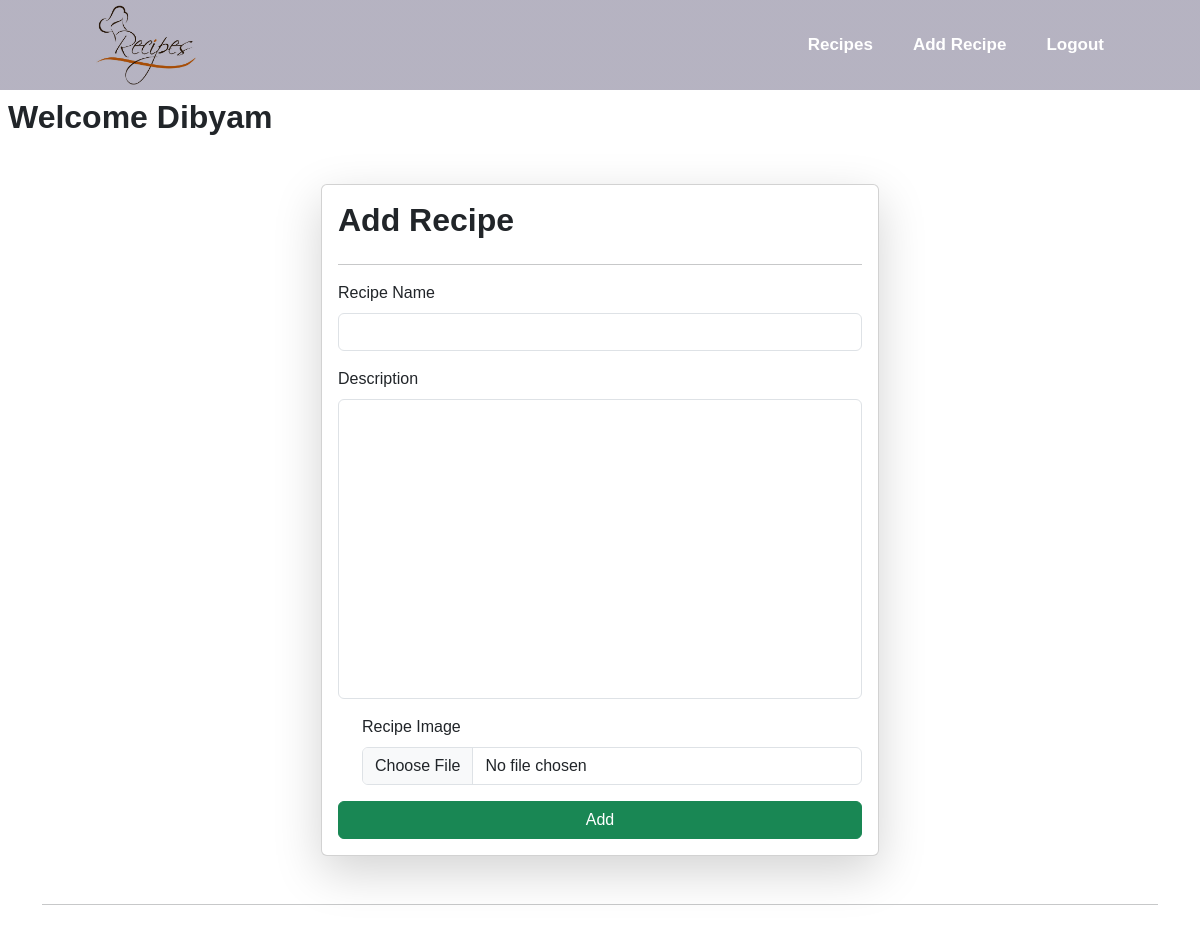
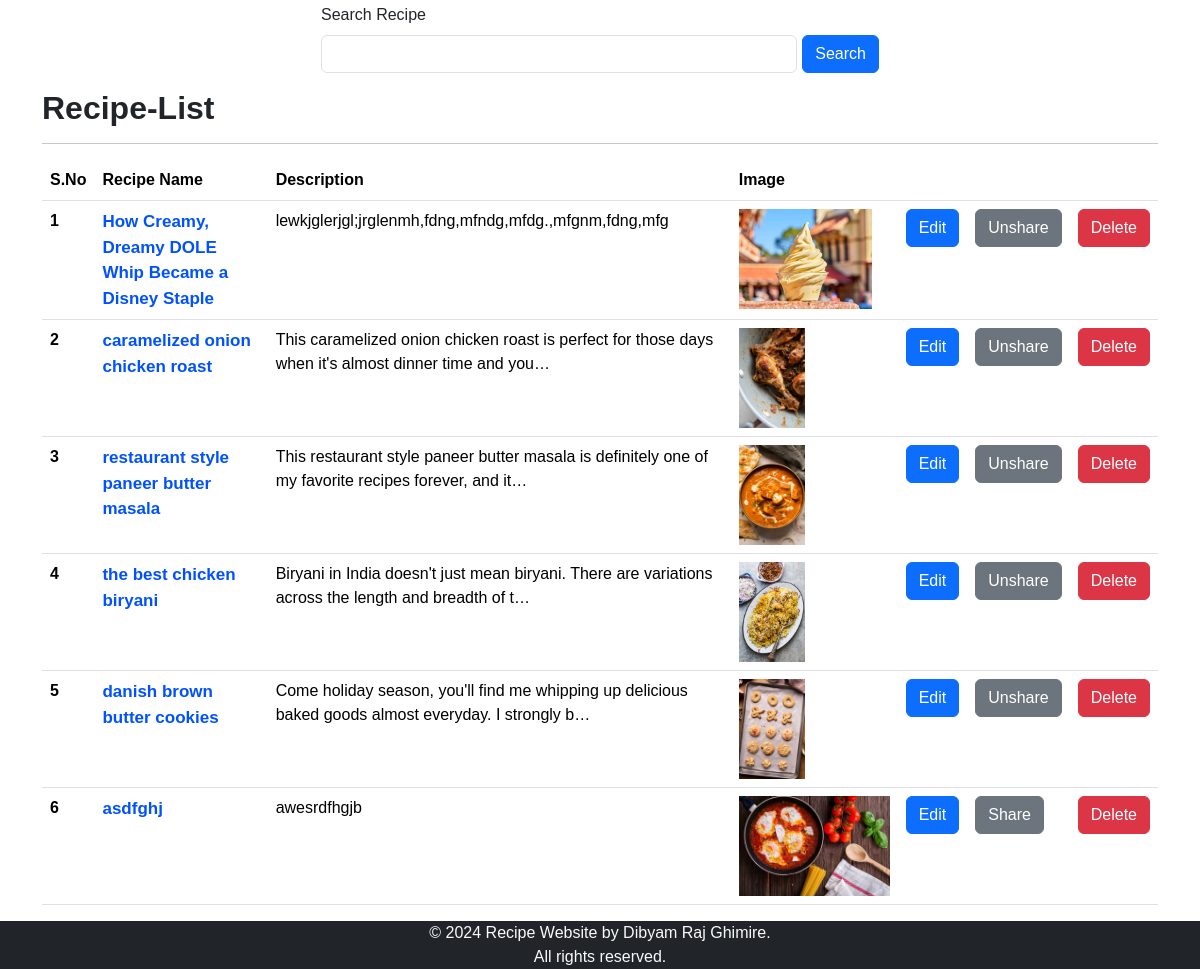
The app's page /add/ (signed in) with its own data (2 pictures, top to bottom).
### vege/models.py (models this page shows, shortened)
class Recipe(models.Model):
    user = models.ForeignKey(User,on_delete = models.SET_NULL,null = True,blank = True)
    name = models.CharField(max_length=100)
    description = models.TextField()
    image = models.ImageField(upload_to='recipe')
    is_shared = models.BooleanField(default=False)

### vege/views.py (the view, shortened to what this page needs)
# urls.py: path('add/', addRecipes, name='addRecipes'),
@login_required(login_url='/login/')
def addRecipes(req):
    getRecipes = Recipe.objects.filter(user=req.user)
    if(req.GET.get('search')):
        req.GET.get('search')
        getRecipes = getRecipes.filter(name__icontains= req.GET.get('search')) #__icontains = django keyword that searches if the certain key word exists within that or not
    context = {'recipes':getRecipes}
    return render(req,'recipes.html',context)

### vege/templates/recipes.html (shortened to what this page needs)
{% extends 'base.html' %}
{% block start%}
<h2 class="m-2">
    Welcome {{request.user}}
</h2>
<div class="container ">
    <form class="card p-3 mx-auto m-5 col-6 shadow-lg" method="post"
        enctype="multipart/form-data">
        <h2>Add Recipe </h2>
        <hr />
        <div class="mb-3">
            <label for="recipeName" class="form-label">Recipe
                Name</label>
            <input type="text" name="name" class="form-control" id="recipeName">
        </div>
        <div class="mb-3">
            <label for="auto-resize-textarea"
                class="form-label">Description</label>
            <textarea id="auto-resize-textarea" name="description"
                class="form-control"></textarea>
        </div>
        <div class="mb-3 form-check">
            <label class="form-label " for="image">Recipe Image</label>
            <input name="image" type="file" class="form-control" id="image">
        </div>
        <button type="submit" class="btn btn-success">Add</button>
    </form>
    <hr />
    <div class="mt-5">
        <div class="mx-auto col-6">
            <label class="form-label" for="recipeName">Search Recipe</label>
            <form class="mb-3 mx-auto "
                style="display: flex; align-items: center;">
                <input id="recipeName" type="text"
                    class="form-control  "
                    value="{{recipe.name}}"
                    name="search" />
                <button type="submit"
                    class="btn btn-primary"
                    style=" margin-left: 5px;">Search</button>
            </form>
        </div>
        <h2>Recipe-List</h2>
        <hr />
        <table class="table">
            <thead>
                <tr>
                    <th scope="col">S.No</th>
                    <th scope="col">Recipe Name</th>
                    <th scope="col">Description</th>
                    <th scope="col">Image</th>
                    <th scope="col"> </th>
                    <th scope="col"> </th>
                    <th scope="col"> </th>
                </tr>
            </thead>
            <tbody>
                {% if recipes %}
                {% for recipe in recipes %}
                <tr>
                    <th scope="row">{{forloop.counter}}</th>
                    <td><a class="text-decoration-none"
                            href="{% url 'recipeDetail' recipe.id %}">
                            {{recipe.name}}</a></td>
                    <td>{{recipe.description|truncatechars:100}}</td>
                    <td><img src="/media/{{recipe.image}}"
                            style="height : 100px" /></td>
                    <td><a href="{% url 'updateRecipe' recipe.id %}"
                            class="btn btn-primary"> Edit</a></td>
                    <td>
                        {% if recipe.is_shared %}
                        <a href="{% url 'shareRecipe' recipe.id %}"
                            class="btn btn-secondary">Unshare</a>
                        {% else %}
                        <a href="{% url 'shareRecipe' recipe.id %}"
                            class="btn btn-secondary">Share
                        </a>
                        {% endif %}
                    </td>
                    <td>
                        <a href="{% url 'deleteRecipe' recipe.id %}"
                            class="btn btn-danger"> Delete</a></td>
                </tr>
                {% endfor %}
                {% else %}
                <h2> You have not added any recipes yet</h2>
                {% endif %}
            </tbody>
        </table>
    </div>
</div>
{% endblock%}

### vege/templates/base.html (style rules this page uses)
* { margin: 0; padding: 0; font-family:"Poppins", sans-serif; }
h1, h2, h3, h4, h5, h6 { font-weight: 600; color: var(black); }
textarea { resize: none; overflow-y: scroll; width: 100%; min-height: 300px !important; }
a { text-decoration: none; color: rgb(0, 81, 255); font-weight: bold; font-size: 17px; }

### records on screen
Recipe: name "How Creamy, Dreamy DOLE Whip Became a Disney Staple", description "lewkjglerjgl;jrglenmh,fdng,mfndg,mfdg.,mfgnm,fdng,mfg", image (picture), is_shared "Unshare"
Recipe: name "caramelized onion chicken roast", description "This caramelized onion chicken roast is perfect for those days when it's almost dinner time and you…", image (picture), is_shared "Unshare"
Recipe: name "restaurant style paneer butter masala", description "This restaurant style paneer butter masala is definitely one of my favorite recipes forever, and it…", image (picture), is_shared "Unshare"
Recipe: name "the best chicken biryani", description "Biryani in India doesn't just mean biryani. There are variations across the length and breadth of t…", image (picture), is_shared "Unshare"
Recipe: name "danish brown butter cookies", description "Come holiday season, you'll find me whipping up delicious baked goods almost everyday. I strongly b…", image (picture), is_shared "Unshare"
Recipe: name "asdfghj", description "awesrdfhgjb", image (picture), is_shared "Share"

### other values on screen
{{ request.user }} "Dibyam"
